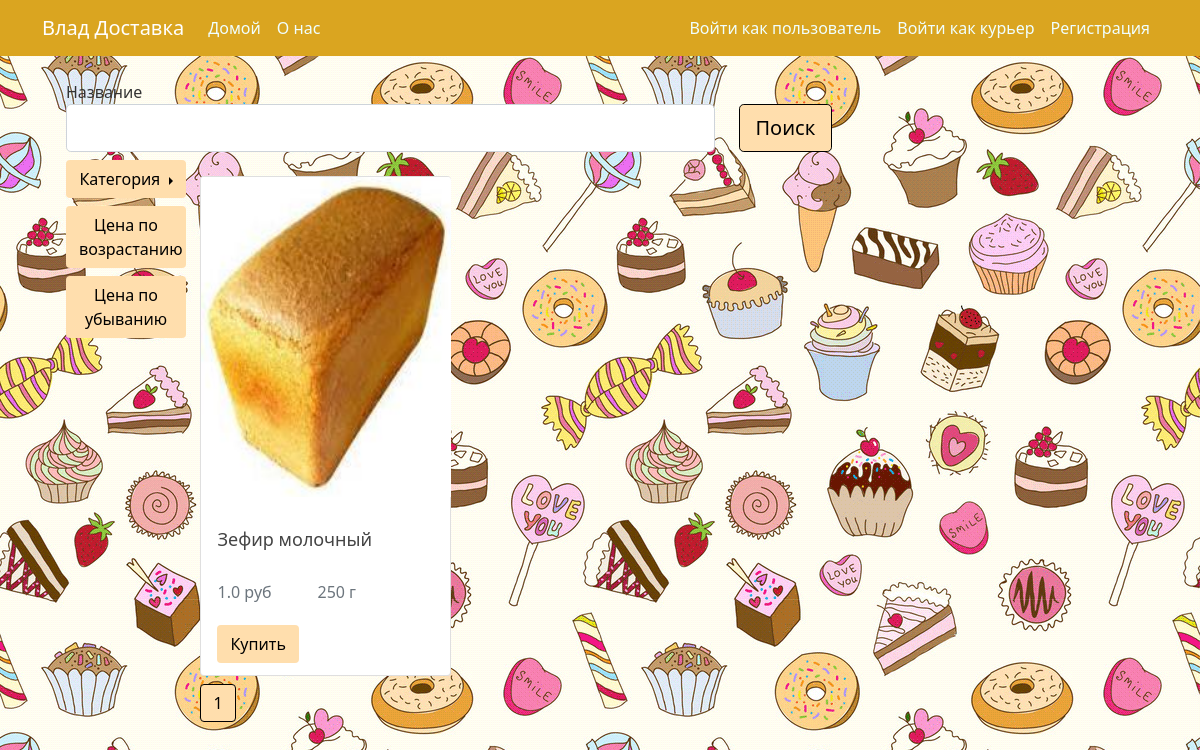
Page /home on the earlier database version.
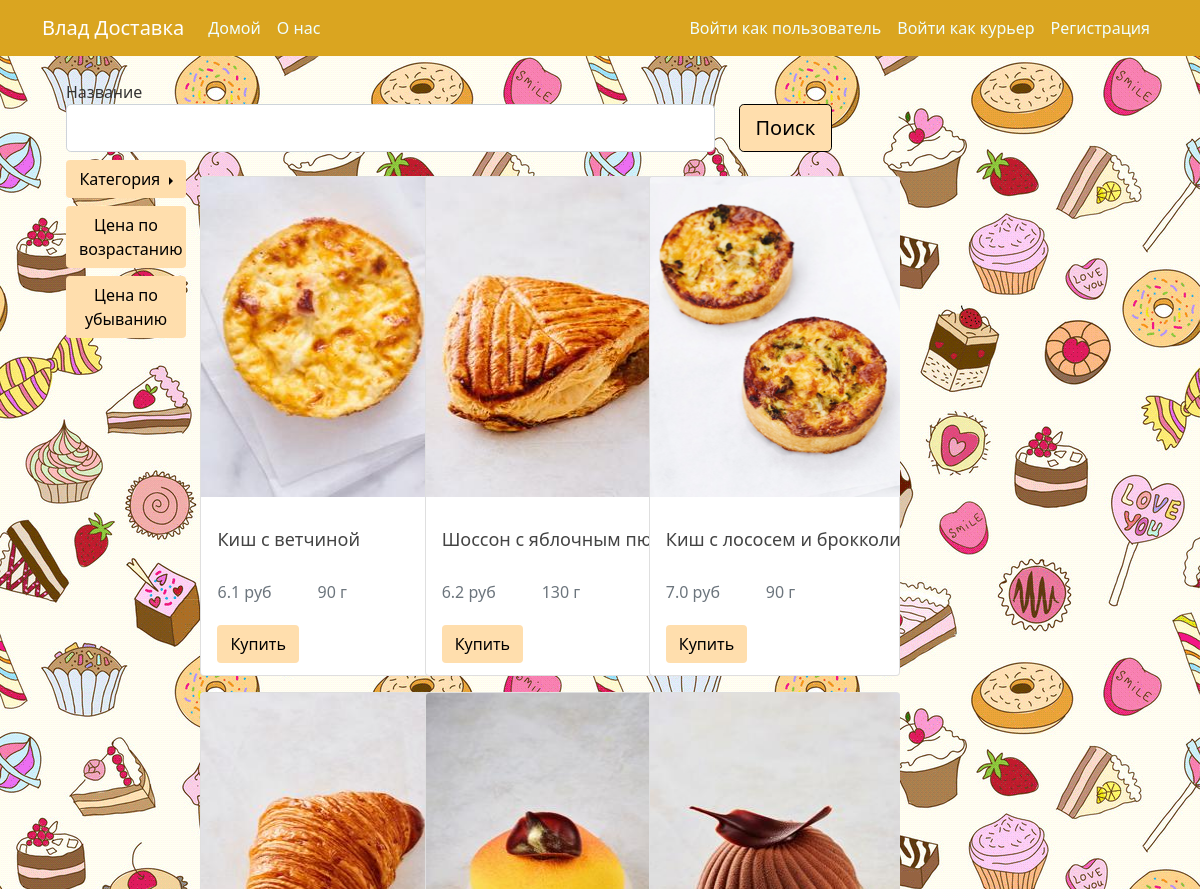
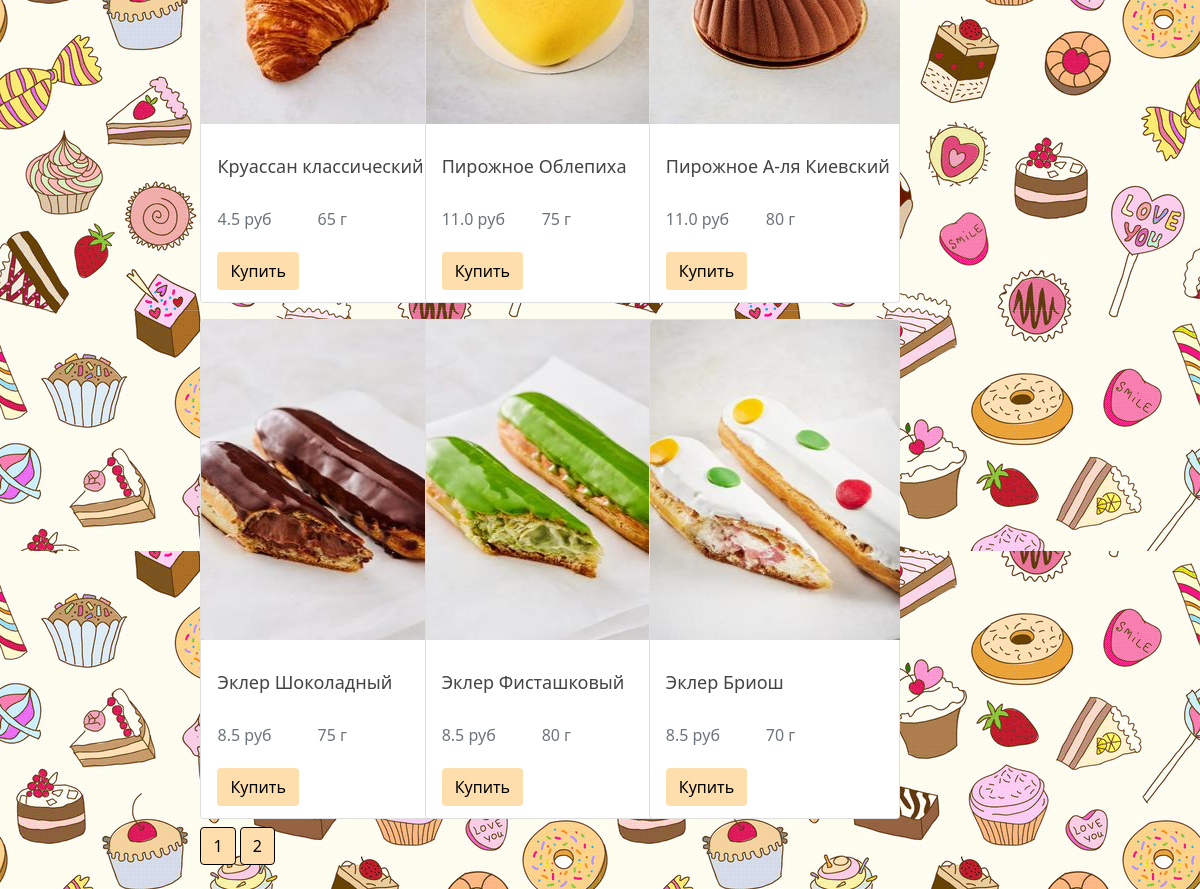
Same page on the later database version (2 pictures, top to bottom).
### bd_project/models.py (models this page shows, shortened)
class BaseModel(Model):
    id = PrimaryKeyField(unique=True)
    class Meta:
        database = db
        order_by = 'id'

class Product(BaseModel):
    name = CharField(unique=True, null=False)
    price = DoubleField(null=False)
    description = TextField(null=False)
    weight = IntegerField(null=False)
    image = CharField(null=False)
    category = ForeignKeyField(Categories, backref='category')
    class Meta:
        db_table = 'Products'

### bd_project/main/routes.py (the view)
@main.route('/', methods=['GET', 'POST'])
@main.route('/home', methods=['GET', 'POST'])
def home():
    global sel_category
    sel_category = None
    product_categories = Categories.select()
    form = SearchForm()
    try:
        order_products_by_current_user = current_user_ordered_products()
    except json.decoder.JSONDecodeError:
        order_products_by_current_user = None
    order_price = UserHelper.order_price(order_products_by_current_user)
    if form.validate_on_submit():
        products = Product.select().where(Product.name.contains(f'{form.search_product_name.data.capitalize()}'))
        if not products:
            flash('Ничего не найдено', 'danger')
            products = Product.select()
    else:
        products = Product.select()
    return object_list('home.html', title='Home page', query=products, context_variable='products', paginate_by=9,
                       order_products=order_products_by_current_user, form=form, categories=product_categories,
                       order_price=order_price)

### bd_project/main/forms.py
class SearchForm(FlaskForm):
    search_product_name = StringField('Название',
                                      validators=[DataRequired()])
    search_submit = SubmitField('Поиск')

### bd_project/classes.py (called while the page is built)
    @staticmethod
    def order_price(order_products_by_current_user):
        order_price = 0
        if order_products_by_current_user:
            for products in order_products_by_current_user:
                for pr_id, product in products.items():
                    order_price += product.get("price") * product.get('amount')
        return order_price

### bd_project/main/routes.py (called while the page is built)
def current_user_ordered_products():
    order_products_by_current_user = None
    if current_user.is_authenticated:
        with open('ordered_products.json', 'r') as f:
            order_products_by_users = json.load(f)
            order_products_by_current_user = order_products_by_users.get(f'{current_user.id}')
    return order_products_by_current_user

### bd_project/templates/home.html (shortened to what this page needs)
{% extends "layout.html" %}
{% block content %}
<div class="container">
    <div class="row mb-2">
        <form method="post" action="">
            <fieldset class="form-group">
                <div class="row">
                    <div class="col-10">
                        <div class="form-group">
                            {{ form.search_product_name.label(class="form-control-label") }}
                            {% if form.search_product_name.errors %}
                            {{ form.search_product_name(class="form-control form-control-lg is-invalid") }}
                            <div class="invalid-feedback">
                                {% for error in form.search_product_name.errors %}
                                <span>{{ error }}</span>
                                {% endfor %}
                            </div>
                            {% else %}
                            {{ form.search_product_name(class="form-control form-control-lg") }}
                            {% endif %}
                        </div>
                    </div>
                    <div class="col-1 pt-2">
                        <div class="form-group pt-3">
                            {{ form.search_submit(class="btn btn-outline-info btn-lg all-buttons-color") }}
                        </div>
                    </div>
                </div>
            </fieldset>
        </form>
    </div>
    <div class="row">
        <div class="col-2">
            {% if categories %}
            <div class="btn-group dropend ">
                <button type="button" class="btn dropdown-toggle filter-button all-buttons-color" data-bs-toggle="dropdown"
                        aria-expanded="false">
                    Категория
                </button>
            </div>
            {% endif %}
             <div class="btn-group mt-2">
                <a type="button" class="btn filter-button all-buttons-color" href="{{ url_for('main.filter_products_by_cost') }}">
                    Цена по возрастанию
                </a>
            </div>
            <div class="btn-group  mt-2">
                <a type="button" class="btn filter-button all-buttons-color" href="{{ url_for('main.filter_products_by_cost_desc') }}">
                    Цена по убыванию
                </a>
            </div>
        </div>
        <div class="col-10">
            <div class="row">
                {% for product in products %}
                <div class="col-4">
                    <div class="card mt-3 mb-" style="width: 251px; height:500px">
                        <a href="{{ url_for('main.product_revive',product_id=product.id)  }}">
                            <img src="{{ url_for('static', filename ='food_pics/' + product.image) }}"
                             class="card-img-top food-img"
                             alt="{{ url_for('static', filename ='food_pics/' + 'default_food.jpg') }}">
                        </a>
                        <div class="card-body">
                            <h5 class="card-title" style="width: 250px; height:50px; font-size:	large">{{ product.name }}</h5>
                            <div class="row">
                                <div class="col-6"  style="width: 100px; height:30px">
                                    <h6 class="card-subtitle mb-2 text-muted">{{ product.price }} руб</h6>
                                </div>
                                <div class="col-6" style="width: 100px; height:30px">
                                    <h6 class="card-subtitle mb-2 text-muted">{{ product.weight }} г</h6>
                                </div>
                            </div>
                            <a href="{{ url_for('users.add_to_cart',product_id=product.id) }}"
                               class="btn mt-2 mb-1 mr-2 all-buttons-color">Купить</a>
                        </div>
                    </div>
                </div>
                {% endfor %}
            </div>
            <div class="mt-2">
                {% for page_num in range(1,pagination.get_page_count()+1) %}
                {% if pagination.get_page() == page_num %}
                <a class="btn btn-info mb-4" href="{{ url_for('main.home', page = page_num) }} ">{{ page_num }}</a>
                {% else %}
                <a class="btn btn-outline-info mb-4" href="{{ url_for('main.home', page = page_num) }} ">{{ page_num
                    }}</a>
                {% endif %}
                {% endfor %}
            </div>
        </div>
    </div>
</div>
{% endblock content %}

### bd_project/templates/layout.html (shortened to what this page needs)
<!DOCTYPE html>
<html lang="en">
<head>
    <link href="https://cdn.jsdelivr.net/npm/bootstrap@5.1.3/dist/css/bootstrap.min.css" rel="stylesheet"
>
    <link rel="stylesheet" type="text/css" href="{{ url_for('static',filename='main.css') }}">
</head>
<body class="main-bg-image">
<header class="site-header">
    <nav class="navbar navbar-expand-md navbar-dark bg-steel fixed-top">
        <div class="container">
            <a class="navbar-brand mr-4" href="{{ url_for('main.home') }}">Влад Доставка</a>
            <div class="collapse navbar-collapse" id="navbarToggle">
                <div class="navbar-nav me-auto">
                    <a class="nav-item nav-link" href="{{ url_for('main.home') }}">Домой</a>
                    <a class="nav-item nav-link" href="#">О нас</a>
                </div>
                {% if current_user.is_authenticated and current_user.username == 'admin' or current_user.username ==
                'Админ' %}
                <div class="navbar-nav ms-auto">
                    <a class="nav-item nav-link" href="{{ url_for('main.admin_page') }}">Страница Админа</a>
                    <a class="nav-item nav-link" href="{{ url_for('users.logout') }}">Выйти</a>
                </div>
                {% elif current_user.is_authenticated %}
                <div class="navbar-nav ms-auto">
                    <a class="nav-item nav-link" href="{{ url_for('users.current_orders') }}">Мои заказы</a>
                    <a class="nav-item nav-link" href="{{ url_for('users.account') }}">Аккаунт</a>
                    <a class="nav-item nav-link" href="{{ url_for('users.logout') }}">Выйти</a>
                </div>
                {% else %}
                <div class="navbar-nav ms-auto">
                    <a class="nav-item nav-link" href="{{ url_for('users.login') }}">Войти как пользователь</a>
                    <a class="nav-item nav-link" href="{{ url_for('couriers.login') }}">Войти как курьер</a>
                    <a class="nav-item nav-link" href="{{ url_for('users.register') }}">Регистрация</a>
                </div>
                {% endif %}
            </div>
        </div>
    </nav>
</header>
<main role="main" class="container">
    <div class="row">
        <div class="col-9">
            {% block content %}
            {% endblock %}
        </div>
    </div>
</main>
</body>
</html>

### bd_project/static/main.css (style rules this page uses)
body { background: #fafafa; color: #333333; margin-top: 5rem; }
h1, h2, h3, h4, h5, h6 { color: #444444; }
.bg-steel { background-color: #DAA520; }
.site-header .navbar-nav .nav-link { color: #F0FFFF; }
.food-img { height: 320px; width: 250px; margin-right: 20px; margin-bottom: 16px; }
a { text-decoration: none; }
.filter-button { width: 120px; }
.main-bg-image { background: url("../static/background.png"); }
.all-buttons-color { background:#FFDEAD; color:black; }
.btn-info { background:#FFDEAD; color:black; border: 1px solid black; }
.btn-outline-info { background: #FFDEAD; color: black; border: 1px solid black; }

Differences in the rows shown:
removed Product: image (picture), name "Зефир молочный", price "1.0", weight "250"
added Product: image (picture), name "Киш с ветчиной", price "6.1", weight "90"
added Product: image (picture), name "Шоссон с яблочным пюре", price "6.2", weight "130"
added Product: image (picture), name "Киш с лососем и брокколи", price "7.0", weight "90"
added Product: image (picture), name "Круассан классический", price "4.5", weight "65"
added Product: image (picture), name "Пирожное Облепиха", price "11.0", weight "75"
added Product: image (picture), name "Пирожное А-ля Киевский", price "11.0", weight "80"
added Product: image (picture), name "Эклер Шоколадный", price "8.5", weight "75"
added Product: image (picture), name "Эклер Фисташковый", price "8.5", weight "80"
added Product: image (picture), name "Эклер Бриош", price "8.5", weight "70"
Other differences:
new list line: "2"
